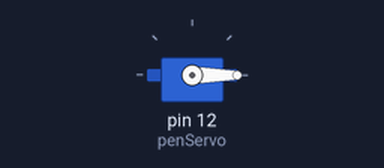
The sketch below on a simulated Arduino Uno, built with avr-gcc and run on an emulated ATmega328P. Parts: servo.

Above: at 0.05 s.
Timing chart, 0 to 4.6 s (numbered marks = the images above):
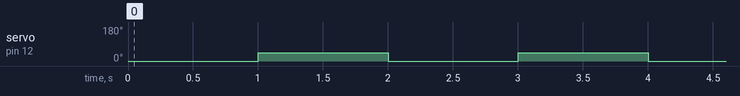

The sketch:

test-code.ino
```cpp
#include <Servo.h>
Servo penServo;
void setup() { penServo.attach(12); }
void loop() {
penServo.write(0); delay(1000);
penServo.write(45); delay(1000);
}
```

Measured:
- by itself, servo on pin 12 (penServo): alternates 45° for 1.0 s and 0° for 1.0 s
